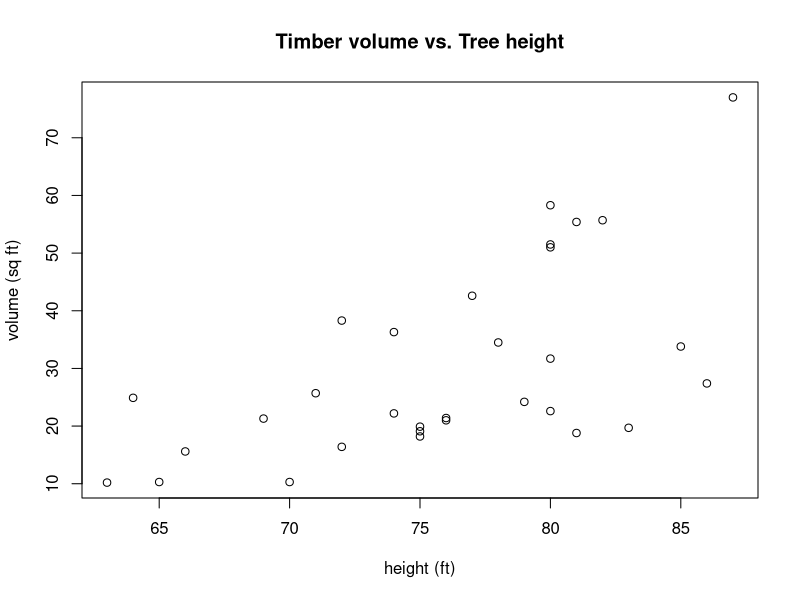

Generate this figure with R:
## ---- chunk 1
knitr::opts_chunk$set(echo = TRUE)
## ---- chunk 2
summary(trees)
## ---- chunk 3
plot(trees$Volume~trees$Height,main="Timber volume vs. Tree height",
     xlab="height (ft)",ylab="volume (sq ft)")
## ---- chunk 4
trees.lm<-lm(trees$Volume~trees$Height)
trees.lm
## ---- chunk 5
Yhat=function(x,beta0,beta1){
 beta0+beta1*x
}
Yhat(mean(trees$Height),trees.lm$coefficient[1],trees.lm$coefficient[2])
mean(trees$Volume)
## ---- chunk 6
mean(trees.lm$residuals)
## ---- chunk 7
### Using lm" output
summary(trees.lm)$r.squared
## ---- chunk 8
trees.lm2<-lm(trees$Volume~trees$Girth)
summary(trees.lm2)
